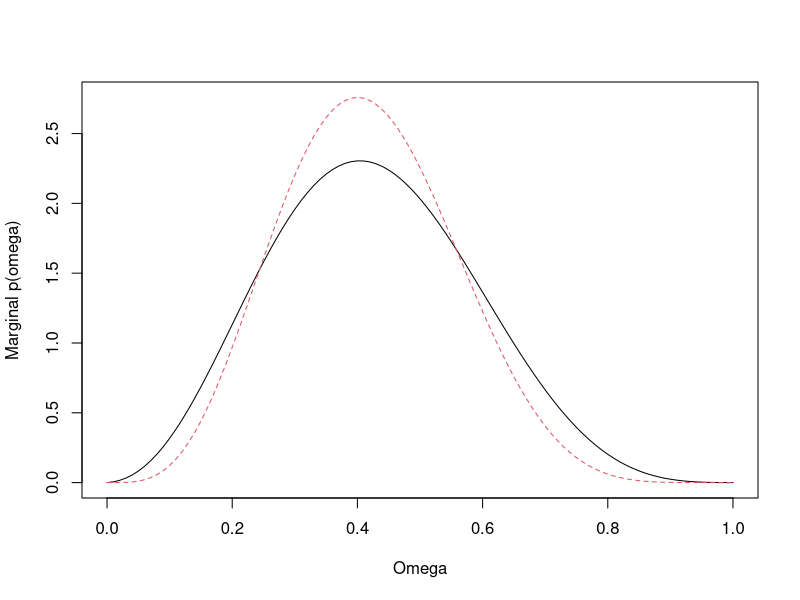
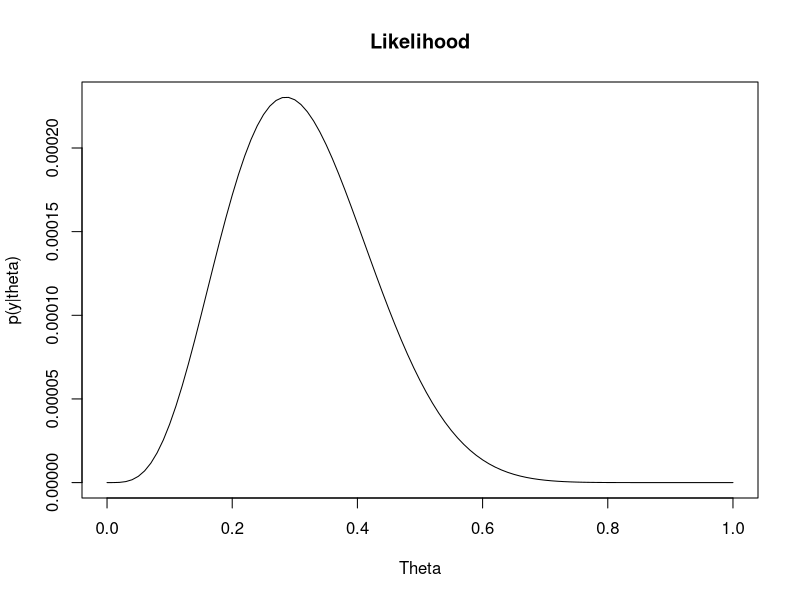
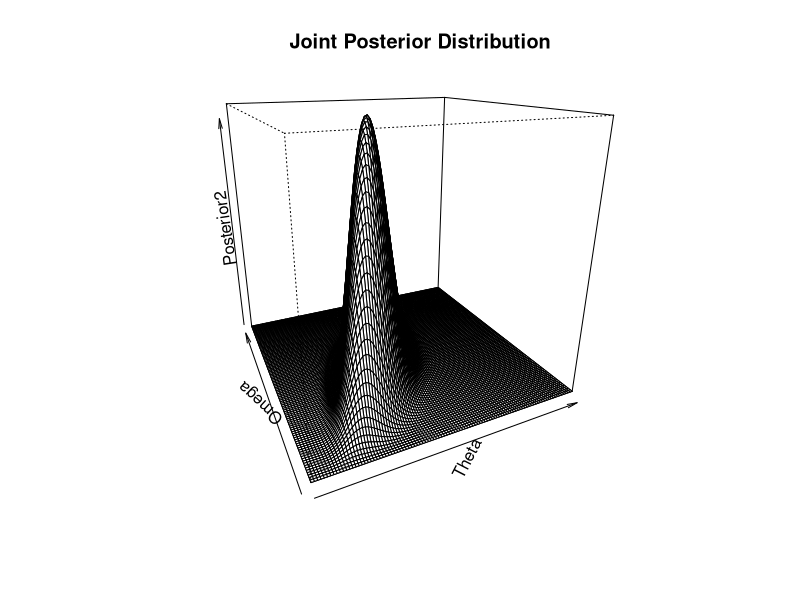
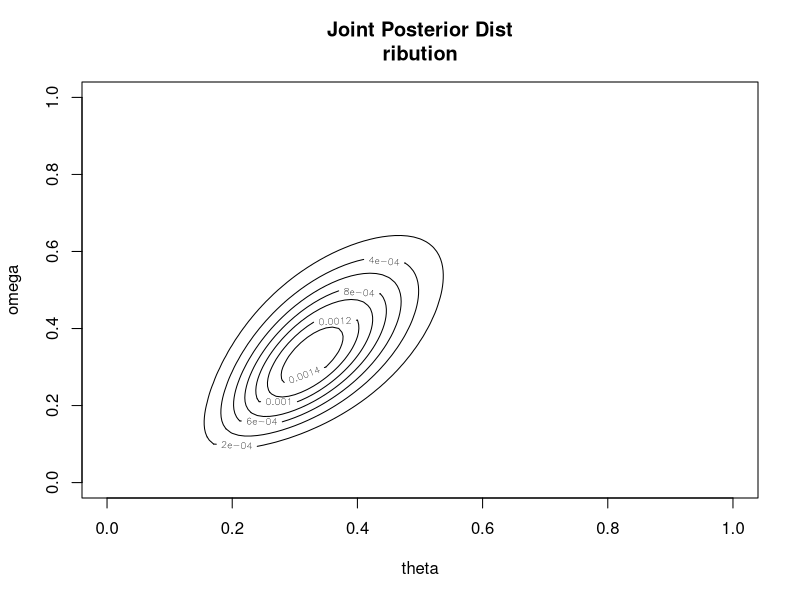

R code for these plots, in order:
Data<-c(s=14,k=4)

#Given the data is generated from a binomial distribution
#Binomial distribution is generated from a Beta distribution
#Given mu=0.136 and sigma=0.1034
mu<-0.136
sigma<-0.1034

alpha<-mu*((mu*(1-mu)/sigma^2)-1)
beta<-(1-mu)*((mu*(1-mu)/sigma^2)-1)
prior<-c(alpha,beta)

#posterior = prior * likelihood

(Posterior<-c(alpha+Data['k'],Data["s"]-Data["k"]+beta))

#With Bayesian approach
Omega<-Theta<-seq( 0 , 1 , length=101 )

#Now we know omega has mode = 0.4 and k=12
#So calculating alpha_omega and Beta_omega
alpha_omega<-0.4*(12-2)+1
beta_omega<-(1-0.4)*(12-2)+1

#Now we have theta,omega,alpha_omega,beta_omega,k
#Mode of beta used for prior is unknown.
#So we must write a function to determine the prior
k<-20 #Given

joint.prior<-function(omega,theta,alpha_omega,beta_omega,k)
{
  res<-dbeta(omega,alpha_omega,beta_omega)*dbeta(theta,omega*(k-2)+1,(1-omega)*(k-2)+1)
  res
}

#Now crreating the grid
dens<-expand.grid(Omega,Theta)
colnames(dens)<-c('Omega','Theta')

#Now applying the joint prior based on this grid
#I.e. for every value of omega and theta what is the joint prior distirubtion
#Here we need a grid because there are two parameters, theta and omega that are conditional
#Earlier we had only one
dens$Prior<-apply(dens,1,function(z) joint.prior(z[1],z[2],alpha_omega,beta_omega,k))

#Converting to a 2D matrix
Prior.theta.omega<-matrix(dens$Prior,101,101)

#Normalizing
Prior.theta.omega<-Prior.theta.omega/sum(Prior.theta.omega)

#Marginal for Omega colsums
Prior.omega.marginal<-apply(Prior.theta.omega,2,sum)
Prior.omega.marginal<-Prior.omega.marginal/sum(Prior.omega.marginal)*100

#Marginal for Theta rowsums
Prior.theta.marginal<-apply(Prior.theta.omega,1,sum)
Prior.theta.marginal<-Prior.theta.marginal/sum(Prior.theta.marginal)*100 #Theta marginal prior

#Theta is binomial created from a beta with omega and K as parameters
matplot(Omega,cbind(Prior.omega.marginal,
                    dbeta(Omega,alpha_omega,beta_omega)),
        type="l",ylab="Marginal p(omega)")

#Now to find likelihood

likeli<-function(Theta,s,k)
  {
  Theta^k*(1-Theta)^(s-k)
  }

likelihood<-likeli(Theta,14,4)
plot(Theta,likelihood,type="l",ylab="p(y|theta)",main="Likelihood")

Posterior2<-apply(Prior.theta.omega,2,function(z) z*likelihood)
Posterior2<-Posterior2/sum(Posterior2)

Posterior2[1:5,1:5]

persp(Theta,Omega,Posterior2,d=1,theta=-25,phi=20,main="Joint Posterior Distribution")
contour(x=Omega,y=Theta,z=Posterior2,ylab="omega",xlab="theta",
main="Joint Posterior Dist
ribution")
